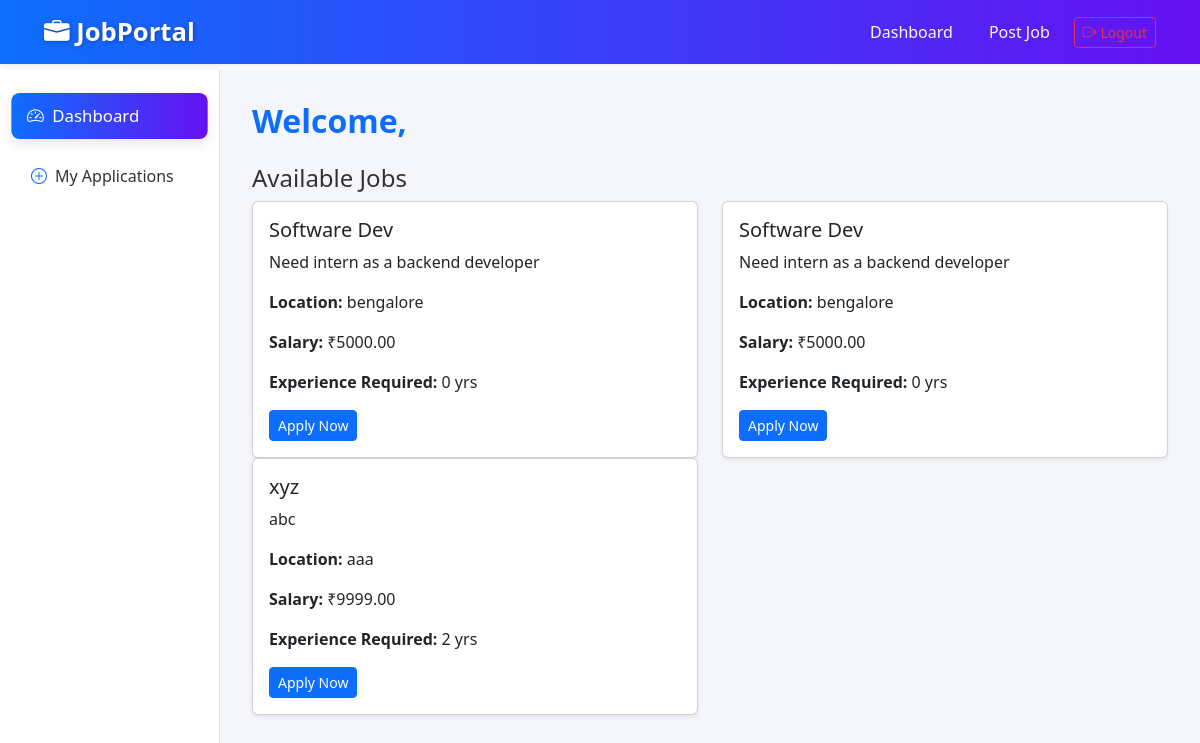
Screenshot of /account/dashboard/seeker/ (signed in) with the database file from the repository.
### job/models.py (models this page shows, shortened)
class Job(models.Model):
    recruiter = models.ForeignKey(User, on_delete=models.CASCADE, related_name='posted_jobs')
    title = models.CharField(max_length=255)
    description = models.TextField()
    location = models.CharField(max_length=100)
    salary = models.DecimalField(max_digits=10, decimal_places=2)
    experience_required = models.IntegerField()
    created_at = models.DateTimeField(auto_now_add=True)

### account/views.py (the view)
# urls.py: path('dashboard/seeker/', seeker_dashboard_view, name='seeker-dashboard'),
@login_required
def seeker_dashboard_view(request):
     user= request.user
     applied_jobs = Application.objects.filter(seeker=user).values_list('job_id', flat=True)
     jobs = Job.objects.exclude(id__in=applied_jobs)
     context = {
        'jobs': jobs,
    }
     return render(request, 'account/seeker_dashboard.html', context)

### account/templates/account/seeker_dashboard.html (shortened to what this page needs)
{% extends 'account/dashboard_base.html' %}
{% block sidebar_links %}
<li class="nav-item"><a class="nav-link active" href="{% url 'seeker-dashboard'%}"><i class="bi bi-speedometer2"></i>Dashboard</a></li>
<li class="nav-item"><a class="nav-link" href="{% url 'my_applications'%}"><i class="bi bi-plus-circle"></i>My Applications</a></li>
{% endblock %}
{% block dashboard_content %}
<h2 class="mb-4">Welcome, {{ user.username }}</h2>
<h4>Available Jobs</h4>
{% if jobs %}
<div class="row">
  {% for job in jobs %}
  <div class="col-md-6">
    <div class="card shadow-sm">
      <div class="card-body">
        <h5 class="card-title">{{ job.title }}</h5>
        <p class="card-text">{{ job.description|truncatewords:20 }}</p>
        <p><strong>Location:</strong> {{ job.location }}</p>
        <p><strong>Salary:</strong> ₹{{ job.salary }}</p>
        <p><strong>Experience Required:</strong> {{ job.experience_required }} yrs</p>
        <form method="post" action="{% url 'apply_job' job.id %}">
          <button class="btn btn-primary btn-sm">Apply Now</button>
        </form>
      </div>
    </div>
  </div>
  {% endfor %}
</div>
{% else %}
<p>No jobs available at the moment.</p>
{% endif %}
{% endblock %}

### account/static/account/css/dashboard_base.css (style rules this page uses)
.sidebar-menu li { margin-bottom: 1rem; }
.sidebar-menu a { text-decoration: none; display: flex; align-items: center; color: #333; font-weight: 500; padding: 10px 15px; border-radius: 8px; transition: all 0.3s ease; }
.sidebar-menu a:hover, .sidebar-menu a.active { background: linear-gradient(90deg, #0d6efd, #6610f2); color: #fff; transform: scale(1.05); box-shadow: 0 4px 12px rgba(0,0,0,0.1); }
.dashboard-content h2 { color: #0d6efd; font-weight: 600; margin-bottom: 1.5rem; }
.sidebar-menu a i { color: #0d6efd; margin-right: 8px; }
.sidebar-menu a.active i { color: #fff; }

### rows the page displays
Job: title "Software Dev", description "Need intern as a backend developer", location "bengalore", salary "5000.00", experience_required "0"
Job: title "Software Dev", description "Need intern as a backend developer", location "bengalore", salary "5000.00", experience_required "0"
Job: title "xyz", description "abc", location "aaa", salary "9999.00", experience_required "2"
